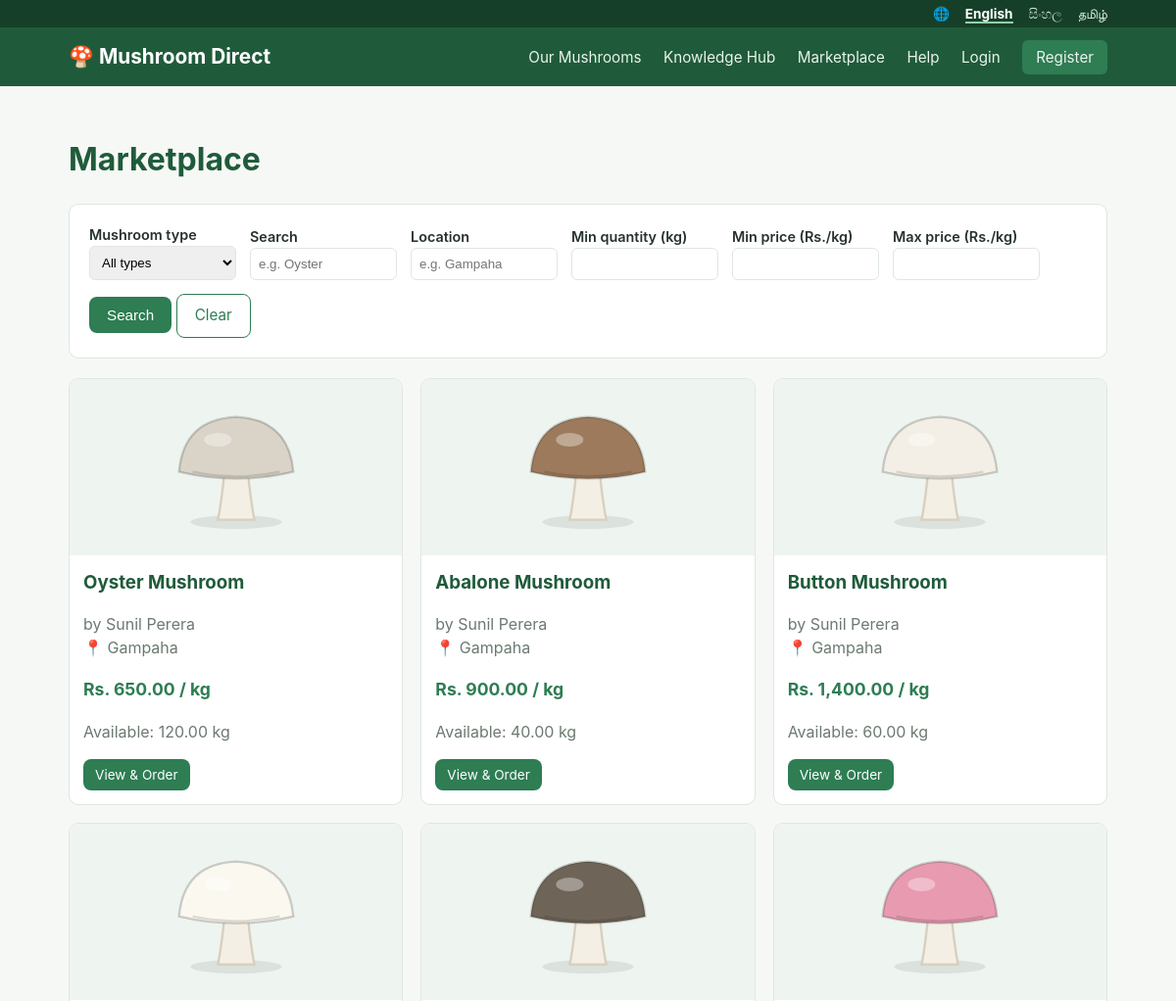
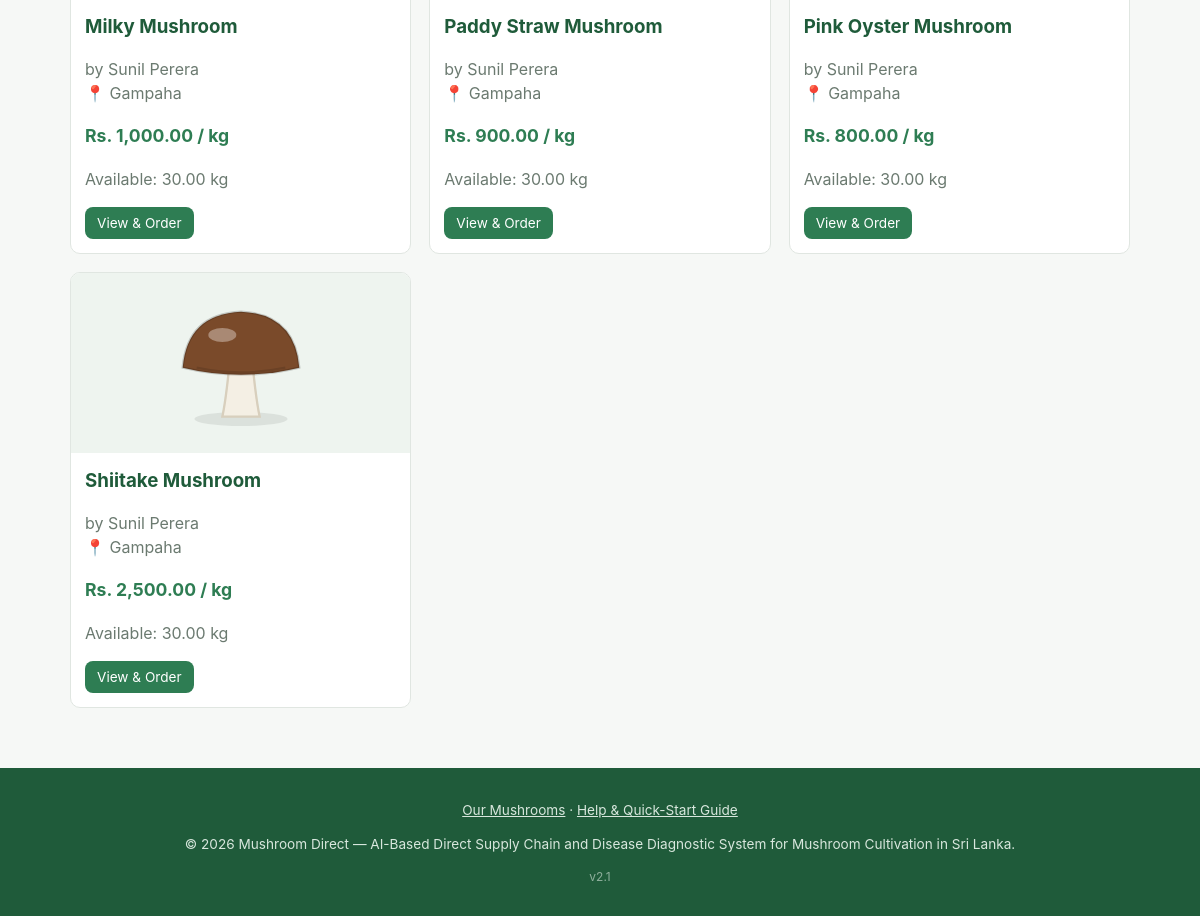
/buyer/marketplace.php, run on the app's committed database (2 pictures, top to bottom).
### tables this page shows
CREATE TABLE listings (
  id INT AUTO_INCREMENT PRIMARY KEY,
  farmer_id INT NOT NULL,
  mushroom_type_id INT NULL,
  mushroom_type VARCHAR(100) NOT NULL,
  description TEXT,
  quantity_kg DECIMAL(10,2) NOT NULL,
  price_per_kg DECIMAL(10,2) NOT NULL,
  harvest_date DATE NULL,
  location VARCHAR(100) NULL COMMENT 'District / town of the farm (FR-MKT.3 filter)',
  image VARCHAR(255),
  status ENUM('active','sold_out','removed') NOT NULL DEFAULT 'active',
  created_at TIMESTAMP DEFAULT CURRENT_TIMESTAMP,
  FOREIGN KEY (farmer_id) REFERENCES users(id) ON DELETE CASCADE,
  FOREIGN KEY (mushroom_type_id) REFERENCES mushroom_types(id) ON DELETE SET NULL
);

CREATE TABLE users (
  id INT AUTO_INCREMENT PRIMARY KEY,
  role ENUM('farmer','buyer','admin','expert') NOT NULL,
  full_name VARCHAR(150) NOT NULL,
  email VARCHAR(150) NOT NULL UNIQUE,
  phone VARCHAR(20),
  password_hash VARCHAR(255) NOT NULL,
  business_name VARCHAR(150) NULL COMMENT 'Farm name (farmer) or Hotel/Restaurant name (buyer)',
  address VARCHAR(255),
  profile_image VARCHAR(255),
  is_verified TINYINT(1) NOT NULL DEFAULT 0,
  is_approved TINYINT(1) NOT NULL DEFAULT 1 COMMENT 'Farmers need admin approval before listing (UC-13, Figure 4.7)',
  otp_code VARCHAR(255) NULL COMMENT 'Hashed one-time verification code (FR-AUTH.2)',
  otp_expires_at DATETIME NULL,
  reset_token VARCHAR(255) NULL COMMENT 'Hashed password-reset token (FR-AUTH.4)',
  reset_expires_at DATETIME NULL,
  status ENUM('active','suspended') NOT NULL DEFAULT 'active',
  created_at TIMESTAMP DEFAULT CURRENT_TIMESTAMP
);

### buyer/marketplace.php (the view, shortened to what this page needs)
<?php
require_once __DIR__ . '/../includes/bootstrap.php';
$search = trim($_GET['q'] ?? '');
$minPrice = $_GET['min_price'] ?? '';
$maxPrice = $_GET['max_price'] ?? '';
$location = trim($_GET['location'] ?? '');
$minQty = $_GET['min_qty'] ?? '';
$sql = "SELECT l.*, u.full_name AS farmer_name, u.address AS farmer_address, " . LISTING_TYPE_COLUMNS . ",
               (SELECT AVG(r.rating) FROM reviews r WHERE r.farmer_id = l.farmer_id) AS farmer_rating
        FROM listings l
        JOIN users u ON u.id = l.farmer_id
        LEFT JOIN mushroom_types mt ON mt.id = l.mushroom_type_id
        WHERE l.status = 'active' AND u.status = 'active'";
$params = [];
$sql .= ' ORDER BY l.created_at DESC';
$stmt = $pdo->prepare($sql);
$stmt->execute($params);
$listings = $stmt->fetchAll();
include __DIR__ . '/../includes/header.php';
?>
<h1><?= te('nav.marketplace') ?></h1>
<form class="card filter-form" method="get" action="">
  <div>
    <label><?= te('mush.type') ?></label>
    <select name="type">
      <option value="0"><?= te('market.all_types') ?></option>
    </select>
  </div>
  <div>
    <label><?= te('common.search') ?></label>
    <input type="text" name="q" value="<?= e($search) ?>" placeholder="<?= te('market.search_ph') ?>">
  </div>
  <div>
    <label><?= te('common.location') ?></label>
    <input type="text" name="location" value="<?= e($location) ?>" placeholder="<?= te('market.location_ph') ?>">
  </div>
  <div>
    <label><?= te('market.min_qty') ?></label>
    <input type="number" name="min_qty" value="<?= e($minQty) ?>">
  </div>
  <div>
    <label><?= te('market.min_price') ?></label>
    <input type="number" name="min_price" value="<?= e($minPrice) ?>">
  </div>
  <div>
    <label><?= te('market.max_price') ?></label>
    <input type="number" name="max_price" value="<?= e($maxPrice) ?>">
  </div>
  <div class="filter-actions">
    <button type="submit" class="btn"><?= te('common.search') ?></button>
    <a href="?" class="btn btn-outline"><?= te('common.clear') ?></a>
  </div>
</form>
<?php if (!$listings): ?>
  <p class="muted"><?= te('market.none') ?></p>
<?php else: ?>
  <div class="grid">
    <?php foreach ($listings as $l): ?>
      <div class="listing-card">
        <?= listing_picture($l) ?>
        <div class="body">
          <h3 style="margin: 0 0 4px;"><?= e(listing_title($l)) ?></h3>
          <p class="muted"><?= te('common.by', ['name' => $l['farmer_name']]) ?>
            <?php if ($l['location'] ?: $l['farmer_address']): ?><br>📍 <?= e($l['location'] ?: $l['farmer_address']) ?><?php endif; ?></p>
          <p class="price"><?= format_money($l['price_per_kg']) ?> <?= te('common.per_kg') ?></p>
          <p class="muted"><?= te('common.available', ['qty' => $l['quantity_kg']]) ?></p>
          <a href="<?= BASE_URL ?>/buyer/listing_view.php?id=<?= (int) $l['id'] ?>" class="btn btn-small"><?= te('market.view_order') ?></a>
        </div>
      </div>
    <?php endforeach; ?>
  </div>
<?php endif; ?>
<?php include __DIR__ . '/../includes/footer.php'; ?>

### includes/functions.php (shortened to what this page needs)
<?php
function e($value) {
    return htmlspecialchars((string) $value, ENT_QUOTES, 'UTF-8');
}
function format_money($amount) {
    return 'Rs. ' . number_format((float) $amount, 2);
}
function current_lang() {
    static $lang = null;
    if ($lang === null) {
        $lang = $_SESSION['lang'] ?? ($_COOKIE['lang'] ?? 'en');
    }
    return $lang;
}
function set_lang_from_request() {
    $lang = $_GET['lang'] ?? null;
}
function t($key, array $vars = []) {
    static $strings = [];
    $lang = current_lang();
    if (!isset($strings[$lang])) {
        $strings['en'] = $strings['en'] ?? require __DIR__ . '/../lang/en.php';
        $strings[$lang] = $lang === 'en' ? $strings['en'] : require __DIR__ . '/../lang/' . $lang . '.php';
    }
    $text = $strings[$lang][$key] ?? ($strings['en'][$key] ?? $key);
    foreach ($vars as $name => $value) {
        $text = str_replace('{' . $name . '}', (string) $value, $text);
    }
    return $text;
}
function te($key, array $vars = []) {
    return e(t($key, $vars));
}
function tr_field($row, $field) {
    $lang = current_lang();
    return $row[$field] ?? '';
}
function mushroom_picture($type, $size = 150) {
    $cap = preg_match('/^#[0-9a-f]{6}$/i', $type['color'] ?? '') ? $type['color'] : '#c9b79c';
    return '<svg width="' . (int) $size . '" height="' . (int) $size . '" viewBox="0 0 120 120" role="img" aria-label="' . e(tr_field($type, 'name')) . '">'
        . '<ellipse cx="60" cy="108" rx="40" ry="6" fill="#000" opacity=".08"/>'
        . '<path d="M50 62 Q47 92 44 106 L76 106 Q73 92 70 62 Z" fill="#f4efe4" stroke="#d8cfbd" stroke-width="2"/>'
        . '<path d="M10 64 Q14 18 60 16 Q106 18 110 64 Q60 76 10 64 Z" fill="' . $cap . '" stroke="rgba(0,0,0,.18)" stroke-width="2"/>'
        . '<path d="M22 64 Q60 72 98 64" stroke="rgba(0,0,0,.12)" stroke-width="2" fill="none"/>'
        . '<ellipse cx="44" cy="36" rx="12" ry="6" fill="#fff" opacity=".35"/>'
        . '</svg>';
}
function listing_title($listing) {
    $lang = current_lang();
    return $listing['mushroom_type'];
}
function listing_picture($listing, $size = 140) {
    return '<div class="pic-fallback">' . mushroom_picture(['name' => listing_title($listing), 'color' => $listing['mt_color'] ?? null], $size) . '</div>';
}

### assets/css/style.css (style rules this page uses)
:root { --green: #2e7d53; --green-dark: #1f5b3a; --navy: #1f4e5f; --bg: #f6f8f6; --card: #ffffff; --text: #26332c; --muted: #6b7a70; --border: #e0e6e1; --danger: #c0392b; --radius: 10px; }
* { box-sizing: border-box; }
body { margin: 0; font-family: -apple-system, "Segoe UI", Roboto, Arial, sans-serif; background: var(--bg); color: var(--text); line-height: 1.5; }
h1, h2, h3 { color: var(--green-dark); }
.card { background: var(--card); border: 1px solid var(--border); border-radius: var(--radius); padding: 20px; margin-bottom: 20px; }
.grid { display: grid; gap: 18px; grid-template-columns: repeat(auto-fill, minmax(260px, 1fr)); }
.listing-card, .tutorial-card { background: var(--card); border: 1px solid var(--border); border-radius: var(--radius); overflow: hidden; }
.listing-card .body, .tutorial-card .body { padding: 14px; }
.listing-card .price { color: var(--green); font-weight: 700; font-size: 1.1rem; }
.btn { display: inline-block; background: var(--green); color: #fff; border: none; padding: 10px 18px; border-radius: 8px; font-size: 0.95rem; cursor: pointer; text-decoration: none; margin-top: 16px; }
.btn-small { padding: 6px 12px; font-size: 0.85rem; margin-top: 0; }
.btn-outline { background: transparent; border: 1px solid var(--green); color: var(--green); }
.muted { color: var(--muted); }
.pic-fallback { background: #eef4ef; display: flex; align-items: center; justify-content: center; height: 100%; min-height: 180px; }
.listing-card .pic-fallback { height: 180px; }
.filter-form { display: flex; gap: 14px; flex-wrap: wrap; align-items: flex-end; margin-bottom: 20px; }
.filter-form label { display: block; font-weight: 600; font-size: 0.9rem; }
.filter-form input, .filter-form select { padding: 8px; width: 150px; border: 1px solid var(--border); border-radius: 6px; }
.filter-form .filter-actions .btn { margin-top: 0; }

### data on the page
listings: mushroom_type "Oyster Mushroom", farmer.full_name "by Sunil Perera", location "Gampaha", price_per_kg "Rs. 650.00", quantity_kg "Available: 120.00 kg"
listings: mushroom_type "Abalone Mushroom", farmer.full_name "by Sunil Perera", location "Gampaha", price_per_kg "Rs. 900.00", quantity_kg "Available: 40.00 kg"
listings: mushroom_type "Button Mushroom", farmer.full_name "by Sunil Perera", location "Gampaha", price_per_kg "Rs. 1,400.00", quantity_kg "Available: 60.00 kg"
listings: mushroom_type "Milky Mushroom", farmer.full_name "by Sunil Perera", location "Gampaha", price_per_kg "Rs. 1,000.00", quantity_kg "Available: 30.00 kg"
listings: mushroom_type "Paddy Straw Mushroom", farmer.full_name "by Sunil Perera", location "Gampaha", price_per_kg "Rs. 900.00", quantity_kg "Available: 30.00 kg"
listings: mushroom_type "Pink Oyster Mushroom", farmer.full_name "by Sunil Perera", location "Gampaha", price_per_kg "Rs. 800.00", quantity_kg "Available: 30.00 kg"
listings: mushroom_type "Shiitake Mushroom", farmer.full_name "by Sunil Perera", location "Gampaha", price_per_kg "Rs. 2,500.00", quantity_kg "Available: 30.00 kg"

### other printed values
$label "English"
$label "සිංහල"
$label "தமிழ்"
te('app.name') "Mushroom Direct"
te('nav.mushrooms') "Our Mushrooms"
te('nav.knowledge') "Knowledge Hub"
te('nav.marketplace') "Marketplace"
te('nav.help') "Help"
te('nav.login') "Login"
te('nav.register') "Register"
te('mush.type') "Mushroom type"
te('common.search') "Search"
te('common.location') "Location"
te('market.min_qty') "Min quantity (kg)"
te('market.min_price') "Min price (Rs./kg)"
